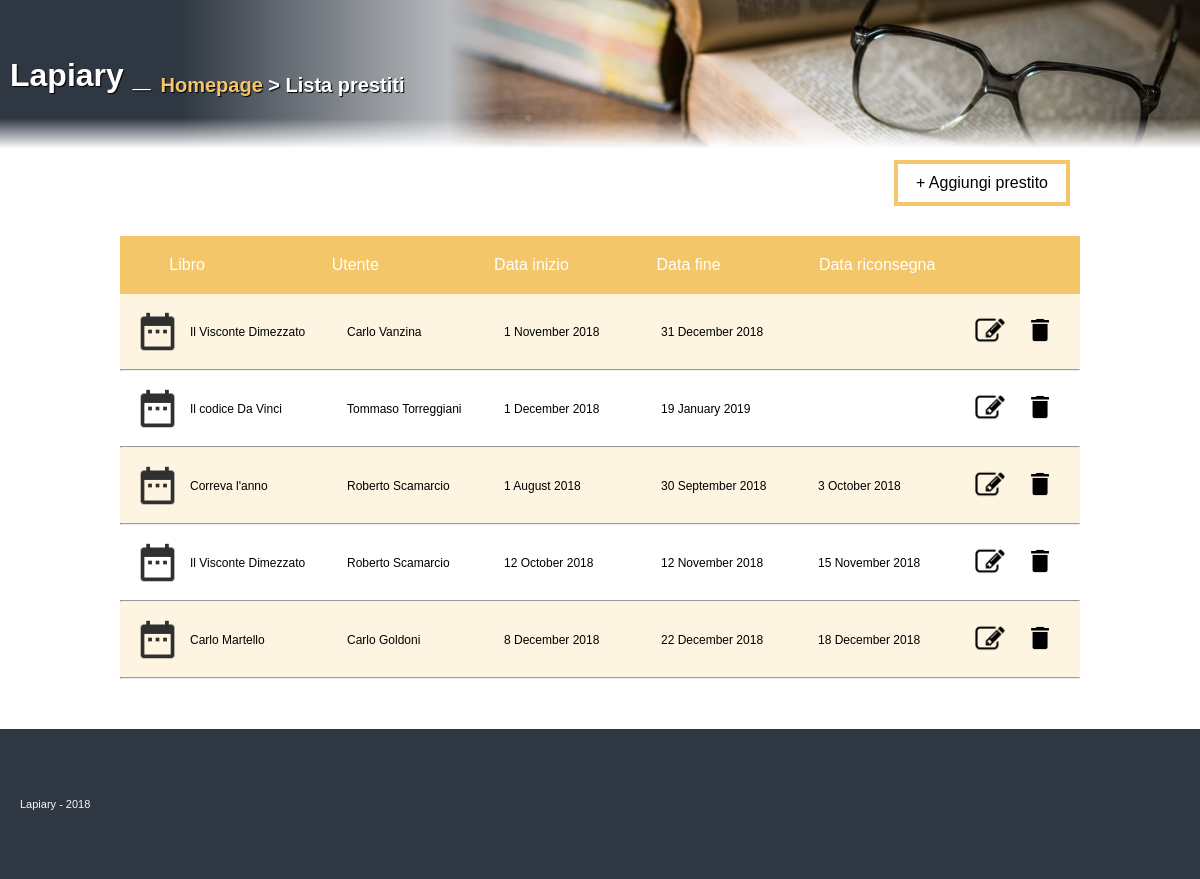
The page /prestiti.php on the database its author committed.
### tables this page shows
CREATE TABLE `libri` (
  `id` int(11) NOT NULL,
  `titolo` varchar(50) NOT NULL,
  `autore` text NOT NULL,
  `data` year(4) NOT NULL,
  `genere` text NOT NULL
);

CREATE TABLE `utenti` (
  `id` int(11) NOT NULL,
  `nome` text NOT NULL,
  `cognome` text NOT NULL,
  `data_di_nascita` date NOT NULL,
  `cap` varchar(5) NOT NULL,
  `email` varchar(50) NOT NULL
);

CREATE TABLE `prestiti` (
  `id` int(11) NOT NULL,
  `fk_libro` int(11) NOT NULL,
  `fk_utente` int(11) NOT NULL,
  `data_inizio` date NOT NULL,
  `data_fine` date NOT NULL,
  `data_riconsegna` date NOT NULL
);

### DbConnection.php (called while the page is built, shortened)
<?php
class DbConnection{
    private $conn_config = array(
        'driver' => 'mysql',
        'host' => 'localhost',
        'dbname' => 'lapiary',
        'charset' => 'utf8mb4',
        'username' => 'root',
        'password' => '',
        'options' => array(
            PDO::ATTR_ERRMODE => PDO::ERRMODE_EXCEPTION,
            PDO::ATTR_PERSISTENT => false )
    );
    public $db_conn;
    private function getPDOConnection() {
        if($this->db_conn == NULL){
            $dsn = "".$this->conn_config['driver']
                .":host=".$this->conn_config['host']
                .";dbname=".$this->conn_config['dbname']
                .";charset=".$this->conn_config['charset'];
            try{
                $this->db_conn = new PDO($dsn,$this->conn_config['username'],$this->conn_config['password'],
                    $this->conn_config['options']);
            }catch (PDOException $e){
                print($e->getMessage());
            }
        }
    }
}

### Segreteria.php (called while the page is built, shortened)
<?php
include_once("DbConnection.php");
include_once("models/Prestito.php");
class Segreteria{
    private $db;
    public function __construct() {
        $this->db = new DbConnection();
    }
    public function getPrestiti($limit=null){
        $query = "SELECT prestiti.*, libri.titolo, utenti.nome, utenti.cognome
                  FROM libri
                  INNER JOIN prestiti
                  ON prestiti.fk_libro = libri.id
                  INNER JOIN utenti
                  ON prestiti.fk_utente=utenti.id ORDER BY data_riconsegna ASC";
        if($limit != null){
            $segreteria = $this->db->db_conn->prepare($query);
            $segreteria->bindValue(1, $limit, PDO::PARAM_INT);
        }else{
            $segreteria = $this->db->db_conn->prepare($query);
        }
        $segreteria->execute();
        $risultato = array();
        foreach($segreteria->fetchAll(PDO::FETCH_ASSOC) as $dati){
            foreach($dati as $key=>$value){
                $risultato[$dati['id']][$key] = $value;
            }
        }
        $lista_prestiti = array();
        foreach ($risultato as $key=>$obj_array) {
            $lista_prestiti[] = new Prestito($obj_array);
        }
        return $lista_prestiti;
    }
}

### models/Prestito.php (called while the page is built, shortened)
<?php
include_once("DbConnection.php");
class Prestito{
    public function __construct($dati) {
        if(is_object($dati)){
            foreach ($dati as $key=>$item) {
                $dati->$key = htmlentities($item);
            }
            if(isset($dati->id)){
                settype($dati->id, "integer");
                $this->id = $dati->id;
            }
            $this->fk_libro = $dati->fk_libro;
            isset($dati->titolo) ? $this->nome_libro = $dati->titolo : $this->nome_libro = "";
            $this->fk_utente = $dati->fk_utente;
            (isset($dati->nome) && isset($dati->cognome)) ? $this->nome_utente = $dati->nome." ".$dati->cognome : $this->nome_utente = "";
            $this->data_inizio = $dati->data_inizio;
            $this->data_fine = $dati->data_fine;
            $this->data_riconsegna = $dati->data_riconsegna;
        }elseif(is_array($dati)){
            foreach ($dati as $key=>$item) {
                $dati[$key] = htmlentities($item);
            }
            if(isset($dati['id'])){
                settype($dati['id'], "integer");
                $this->id = $dati['id'];
            }
            isset($dati['titolo']) ? $this->nome_libro = $dati['titolo'] : $this->nome_libro = "";
            (isset($dati['nome']) && isset($dati['cognome'])) ? $this->nome_utente = $dati['nome']." ".$dati['cognome'] : $this->nome_utente = "";
            $this->data_inizio = $dati['data_inizio'];
            $this->data_fine = $dati['data_fine'];
            $this->data_riconsegna = $dati['data_riconsegna'];
        }
    }
}

### prestiti.php (the view, shortened to what this page needs)
<?php
include_once('Segreteria.php');
$segreteria = new Segreteria();
$lista_segreteria = $segreteria->getPrestiti();
?>
<!DOCTYPE html>
<html>
    <head>
        <link rel="stylesheet" type="text/css" href="css/styles.css" />
    </head>
    <body>
        <header class="prestiti-header">
            <div class="strato1">
                <div class="strato2">
                    <h1>Lapiary _ </h1>
                    <h2><a href="index.php">Homepage</a> > Lista prestiti</h2>
                </div>
            </div>
        </header>
        <div class="container" id="lista">
            <section class="contents">
                <article class="sopra-lista">
                    <p class="aggiungi_prestito"><a href="prestiti_dettaglio.php">+ Aggiungi prestito</a></p>
                </article>
                <article class="sopra-form">
                </article>
                <article class="lista-utenti">
                    <div class="prestito-header">
                        <div class="prestito-dati">
                            <div class="intest-img"></div>
                            <p>Libro</p>
                            <p>Utente</p>
                            <p>Data inizio</p>
                            <p>Data fine</p>
                            <p>Data riconsegna</p>
                            <div class="intest-arrow"></div>
                        </div>
                    </div>
                    <?php if(!empty($lista_segreteria)): foreach($lista_segreteria as $prestito):?>
                        <div class="prestito">
                            <div class="prestito-dati" >
                                <img class="prestito-img" src="img/prestiti.png" />
                                <p><?= $prestito->nome_libro ?></p>
                                <p><?= $prestito->nome_utente ?></p>
                                <?php $data_inizio = date("j F Y", strtotime($prestito->data_inizio));
                                $data_fine = date("j F Y", strtotime($prestito->data_fine));
                                if($prestito->data_riconsegna != "0000-00-00"){
                                    $data_riconsegna = date("j F Y", strtotime($prestito->data_riconsegna));
                                }else{
                                    $data_riconsegna = "";
                                }
                                ?>
                                <p><?=  $data_inizio ?></p>
                                <p><?=  $data_fine ?></p>
                                <p><?=  $data_riconsegna ?></p>
                                <a href="prestiti_dettaglio.php?mode=modifica&id=<?= $prestito->id ?>"><img class="edit_img" src="img/edit.png" /></a>
                                <a href="#" onclick="mostra_popup('<?= $prestito->id ?>','<?= $prestito->nome_libro ?>','<?= $prestito->nome_utente ?>','<?= $prestito->data_inizio ?>')"><img class="del_img" src="img/delete.png" /></a>
                            </div>
                            <hr>
                        </div>
                    <?php endforeach; endif; ?>
                </article>
            </section>
        </div>
        <footer>
            <p class="piccolino">Lapiary - 2018</p>
        </footer>
    </body>
</html>

### css/styles.css (style rules this page uses)
* { margin:0; padding:0; }
html { font-family: Verdana, Arial, sans-serif; }
header { display: inline-flex; width: 100%; height: 150px; color: white; align-items: center; background: url(../img/ape_libro.png) no-repeat right center; background-size: cover; }
header.prestiti-header { background: url(../img/prestito.png) no-repeat right center; background-size: cover; }
header h1, header h2 { text-shadow: 1px 1px 1px black; padding: 10px; }
header .strato1 { width:100%; height: 100%; background: -moz-linear-gradient(left, rgba(47,55,66,1) 15%, rgba(255,255,255,0) 49%); background: -webkit-linear-gradient(left, rgba(47,55,66,1) 15%,rgba(255,255,255,0) 49%); background: linear-gradient(to right, rgba(47,55,66,1) 15%,rgba(255,255,255,0) 49%); filter: progid:DXImageTransform.Microsoft.gradient( startColorstr='#2f3742', endColorstr='#00ffffff',GradientType=1 ); }
header .strato2 { width:100%; height: 100%; align-items: center; display: inline-flex; background: -moz-linear-gradient(top, rgba(30,87,153,0) 67%, rgba(114,150,191,0) 79%, rgba(255,255,255,1) 99%); background: -webkit-linear-gradient(top, rgba(30,87,153,0) 67%,rgba(114,150,191,0) 79%,rgba(255,255,255,1) 99%); background: linear-gradient(to bottom, rgba(30,87,153,0) 67%,rgba(114,150,191,0) 79%,rgba(255,255,255,1) 99%); filter: progid:DXImageTransform.Microsoft.gradient( startColorstr='#001e5799', endColorstr='#ffffff',GradientType=0 ); }
header .strato2 h2 { font-size: 20px; padding: 20px 0 0 0; }
header.prestiti-header .strato2 h2 a { color: #f3c66a; text-decoration: none; }
footer { background-color: #2F3742; width: 100%; height: 150px; margin-top: 50px; display: flex; align-items: center; }
footer .piccolino { color: #f8f8ff; font-size:11px; margin-left: 20px; }
.container#lista { margin: 0 auto; width: 80%; min-width: 700px; min-height: 500px; }
.container .sopra-lista { padding: 10px; }
.container .sopra-lista p { display: flex; flex-direction: row-reverse; }
.container .sopra-lista p.aggiungi_utente a, .container .sopra-lista p.aggiungi_libro a, .container .sopra-lista p.aggiungi_prestito a { text-decoration: none; #color: inherit; padding: 10px 18px; background-color: white; color: black; transition: all 0.8s ease 0s; }
.container .sopra-lista p.aggiungi_prestito a { border: 4px solid #f3c66a; }
.lista-utenti .utente, .lista-utenti .libro, .lista-utenti .prestito { font-size: 12px; }
.lista-utenti .prestito-header { background-color: #f3c66a; color:white; }
.lista-utenti .prestito:nth-child(2n+1) { background-color: rgba(243, 198, 106, 0.2); }
.lista-utenti .utente .utente-dati, .lista-utenti .utente-header .utente-dati, .lista-utenti .libro .libro-dati, .lista-utenti .libro-header .libro-dati, .lista-utenti .prestito .prestito-dati, .lista-utenti .prestito-header .prestito-dati { display: flex; align-items: center; padding:10px; }
.lista-utenti .utente .utente-dati > *, .lista-utenti .utente-header .utente-dati > *, .lista-utenti .libro .libro-dati > *, .lista-utenti .libro-header .libro-dati > *, .lista-utenti .prestito .prestito-dati > *, .lista-utenti .prestito-header .prestito-dati > * { width: 30%; }
.lista-utenti .utente .utente-dati > *, .lista-utenti .libro .libro-dati > *, .lista-utenti .prestito .prestito-dati > * { padding: 5px; }
.lista-utenti .utente-header .utente-dati > *, .lista-utenti .libro-header .libro-dati > *, .lista-utenti .prestito-header .prestito-dati > * { padding: 10px 5px; }
.lista-utenti .utente .utente-dati .utente-img, .lista-utenti .utente-header .utente-dati .intest-img, .lista-utenti .libro .libro-dati .libro-img, .lista-utenti .libro-header .libro-dati .intest-img, .lista-utenti .prestito .prestito-dati .prestito-img, .lista-utenti .prestito-header .prestito-dati .intest-img { width: 45px; }
.lista-utenti .prestito .prestito-dati .prestito-arrow, .lista-utenti .prestito-header .prestito-dati .intest-arrow { width: 155px; transition: all 0.5s ease-out 0s; }
.lista-utenti .utente div.utente-info a, .lista-utenti .libro div.libro-dati a, .lista-utenti .prestito div.prestito-dati a { margin-right: 10px; width: auto; }
.lista-utenti .utente div.utente-info .edit_img, .lista-utenti .utente div.utente-info .del_img, .lista-utenti .libro div.libro-dati .edit_img, .lista-utenti .libro div.libro-dati .del_img, .lista-utenti .prestito div.prestito-dati .edit_img, .lista-utenti .prestito div.prestito-dati .del_img { width: 30px; color: #ffb351; }
.container .sopra-form { padding: 10px; }

### rows shown on the page
libri: titolo "Il Visconte Dimezzato", utenti.nome+cognome "Carlo Vanzina", prestiti.data_inizio "1 November 2018", prestiti.data_fine "31 December 2018", utenti.nome+cognome "Roberto Scamarcio", prestiti.data_inizio "12 October 2018", prestiti.data_fine "12 November 2018", prestiti.data_riconsegna "15 November 2018"
libri: titolo "Il codice Da Vinci", utenti.nome+cognome "Tommaso Torreggiani", prestiti.data_inizio "1 December 2018", prestiti.data_fine "19 January 2019"
libri: nome_libro "Correva l'anno", utenti.nome+cognome "Roberto Scamarcio", prestiti.data_inizio "1 August 2018", prestiti.data_fine "30 September 2018", prestiti.data_riconsegna "3 October 2018"
libri: titolo "Carlo Martello", utenti.nome+cognome "Carlo Goldoni", prestiti.data_inizio "8 December 2018", prestiti.data_fine "22 December 2018", prestiti.data_riconsegna "18 December 2018"
